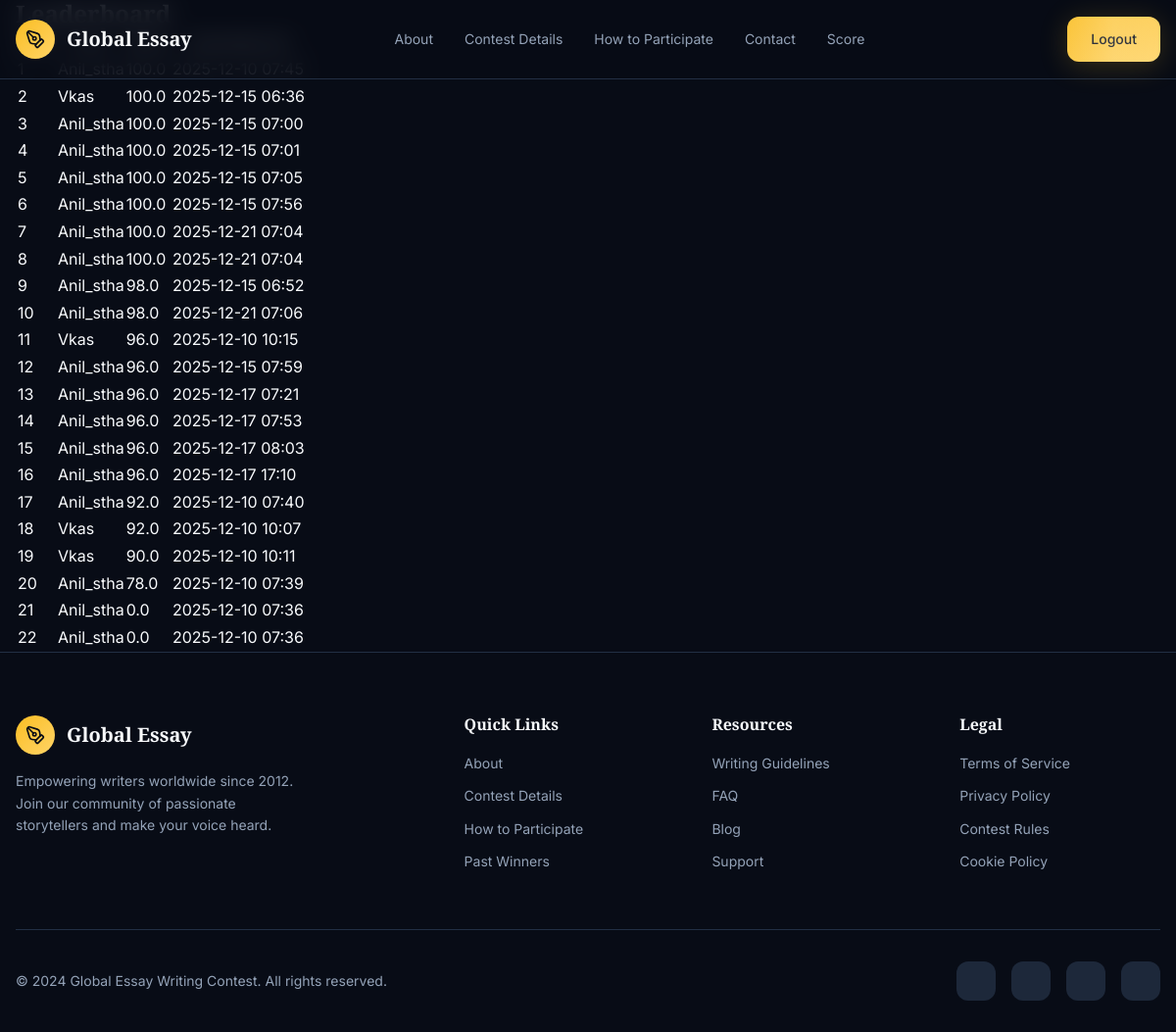
The page /ranking/ (signed in) on the database its author committed.
### task/models.py (models this page shows, shortened)
class UserTask(models.Model):
    user = models.ForeignKey(User, on_delete=models.CASCADE)
    essay_title = models.CharField(max_length=255)
    essay_text = models.TextField()
    score = models.FloatField(default=0)
    grammar_errors = models.IntegerField(default=0)
    spelling_errors = models.IntegerField(default=0)
    total_errors = models.IntegerField(default=0)
    word_count = models.IntegerField(default=0)
    submitted_at = models.DateTimeField(auto_now_add=True)

### task/views.py (the view)
# urls.py: path("ranking/", views.ranking, name="ranking"),
@login_required
def ranking(request):
    rankings = UserTask.objects.order_by("-score", "submitted_at")
    return render(request, "ranking.html", {"rankings": rankings})

### task/templates/ranking.html
{% extends "base.html" %}
{% block content %}
<div class="container mt-5">
    <h2>Leaderboard</h2>
    <table class="table table-striped mt-4">
        <thead>
            <tr>
                <th>Rank</th>
                <th>User</th>
                <th>Score</th>
                <th>Submitted At</th>
            </tr>
        </thead>
        <tbody>
            {% for item in rankings %}
            <tr>
                <td>{{ forloop.counter }}</td>
                <td>{{ item.user.username }}</td>
                <td>{{ item.score }}</td>
                <td>{{ item.submitted_at|date:"Y-m-d H:i" }}</td>
            </tr>
            {% endfor %}
        </tbody>
    </table>
</div>
{% endblock %}

### Main/Templates/base.html (shortened to what this page needs)
{% load static%}
<!DOCTYPE html>
<html lang="en">
  <head>
    <link rel="stylesheet" href="{% static 'css/style.css'%}" />
  </head>
  <body>
    <nav class="navbar">
      <div class="container">
        <div class="navbar-inner">
          <a href="{% url 'home' %}" class="navbar-logo">
            <div class="navbar-logo-icon">
              <i
                data-lucide="pen-tool"
                style="
                  width: 20px;
                  height: 20px;
                  color: var(--primary-foreground);
                "
              ></i>
            </div>
            <span class="navbar-logo-text">Global Essay</span>
          </a>
          <div class="navbar-links">
            <a href="#about" class="navbar-link">About</a>
            <a href="#contest" class="navbar-link">Contest Details</a>
            <a href="#participate" class="navbar-link">How to Participate</a>
            <a href="#contact" class="navbar-link">Contact</a>
            <a href="{% url 'tasks:all_scores' %}" class="navbar-link">Score</a>
          </div>
          {% if user.is_authenticated %}
          <div class="navbar-cta">
            <a href="{% url 'logout' %}" class="btn btn-primary">Logout</a>
          </div>
          {% else %}
          <div class="navbar-cta">
            <a href="{% url 'login' %}" class="btn btn-primary">Login</a>
          </div>
          {% endif %}
        </div>
      </div>
    </nav>
    {% block content %} {% endblock %}
    <footer id="contact" class="footer">
      <div class="container">
        <div class="footer-grid">
          <div class="footer-brand">
            <div class="footer-logo">
              <div class="footer-logo-icon">
                <i
                  data-lucide="pen-tool"
                  style="
                    width: 20px;
                    height: 20px;
                    color: var(--primary-foreground);
                  "
                ></i>
              </div>
              <span class="footer-logo-text">Global Essay</span>
            </div>
            <p>
              Empowering writers worldwide since 2012. Join our community of
              passionate storytellers and make your voice heard.
            </p>
          </div>
          <div>
            <h4 class="footer-col-title">Quick Links</h4>
            <ul class="footer-links">
              <li><a href="#about">About</a></li>
              <li><a href="#contest">Contest Details</a></li>
              <li><a href="#participate">How to Participate</a></li>
              <li><a href="#">Past Winners</a></li>
            </ul>
          </div>
          <div>
            <h4 class="footer-col-title">Resources</h4>
            <ul class="footer-links">
              <li><a href="#">Writing Guidelines</a></li>
              <li><a href="#">FAQ</a></li>
              <li><a href="#">Blog</a></li>
              <li><a href="#">Support</a></li>
            </ul>
          </div>
          <div>
            <h4 class="footer-col-title">Legal</h4>
            <ul class="footer-links">
              <li><a href="#">Terms of Service</a></li>
              <li><a href="#">Privacy Policy</a></li>
              <li><a href="#">Contest Rules</a></li>
              <li><a href="#">Cookie Policy</a></li>
            </ul>
          </div>
        </div>
        <div class="footer-bottom">
          <p class="footer-copyright">
            © 2024 Global Essay Writing Contest. All rights reserved.
          </p>
          <div class="footer-social">
            <a href="https://x.com/" aria-label="Twitter">
              <i data-lucide="twitter" style="width: 20px; height: 20px"></i>
            </a>
            <a href="https://www.facebook.com/" aria-label="Facebook">
              <i data-lucide="facebook" style="width: 20px; height: 20px"></i>
            </a>
            <a href="https://www.instagram.com/" aria-label="Instagram">
              <i data-lucide="instagram" style="width: 20px; height: 20px"></i>
            </a>
            <a href="https://www.linkedin.com/" aria-label="LinkedIn">
              <i data-lucide="linkedin" style="width: 20px; height: 20px"></i>
            </a>
          </div>
        </div>
      </div>
    </footer>
  </body>
</html>

### Main/static/css/style.css (style rules this page uses)
.navbar { position: fixed; top: 0; left: 0; right: 0; z-index: 50; background: hsla(222, 47%, 6%, 0.8); backdrop-filter: blur(12px); border-bottom: 1px solid var(--border); }
.navbar-inner { display: flex; align-items: center; justify-content: space-between; height: 80px; }
.navbar-logo { display: flex; align-items: center; gap: 0.75rem; }
.navbar-logo-icon { width: 40px; height: 40px; background: var(--gradient-gold); border-radius: 50%; display: flex; align-items: center; justify-content: center; }
.navbar-logo-text { font-family: var(--font-display); font-size: 1.25rem; font-weight: 700; color: var(--foreground); }
.navbar-links { display: none; align-items: center; gap: 2rem; }
.navbar-link { color: var(--muted-foreground); font-size: 0.875rem; transition: color 0.3s; }
.navbar-cta { display: none; }
@media (min-width: 768px) { .navbar-links { display: flex; } }
@media (min-width: 768px) { .navbar-cta { display: block; } }
.footer { padding: 4rem 0 2rem; background: var(--background); border-top: 1px solid var(--border); }
.footer-grid { display: grid; gap: 3rem; margin-bottom: 3rem; }
.footer-brand { max-width: 300px; }
.footer-logo { display: flex; align-items: center; gap: 0.75rem; margin-bottom: 1rem; }
.footer-logo-icon { width: 40px; height: 40px; background: var(--gradient-gold); border-radius: 50%; display: flex; align-items: center; justify-content: center; }
.footer-logo-text { font-family: var(--font-display); font-size: 1.25rem; font-weight: 700; }
.footer-brand p { color: var(--muted-foreground); font-size: 0.875rem; line-height: 1.6; }
.footer-col-title { font-family: var(--font-display); font-size: 1rem; margin-bottom: 1rem; color: var(--foreground); }
.footer-links { list-style: none; }
.footer-links li { margin-bottom: 0.5rem; }
.footer-links a { color: var(--muted-foreground); font-size: 0.875rem; transition: color 0.3s; }
.footer-bottom { padding-top: 2rem; border-top: 1px solid var(--border); display: flex; flex-direction: column; gap: 1rem; align-items: center; text-align: center; }
.footer-copyright { color: var(--muted-foreground); font-size: 0.875rem; }
.footer-social { display: flex; gap: 1rem; }
.footer-social a { width: 40px; height: 40px; display: flex; align-items: center; justify-content: center; background: var(--secondary); border-radius: var(--radius); color: var(--muted-foreground); transition: all 0.3s; }
@media (min-width: 768px) { .footer-grid { grid-template-columns: 2fr 1fr 1fr 1fr; } }
@media (min-width: 768px) { .footer-bottom { flex-direction: row; justify-content: space-between; } }

### rows shown on the page
UserTask: user.username "Anil_stha", score "100.0", submitted_at "2025-12-10 07:45"
UserTask: user.username "Vkas", score "100.0", submitted_at "2025-12-15 06:36"
UserTask: user.username "Anil_stha", score "100.0", submitted_at "2025-12-15 07:00"
UserTask: user.username "Anil_stha", score "100.0", submitted_at "2025-12-15 07:01"
UserTask: user.username "Anil_stha", score "100.0", submitted_at "2025-12-15 07:05"
UserTask: user.username "Anil_stha", score "100.0", submitted_at "2025-12-15 07:56"
UserTask: user.username "Anil_stha", score "100.0", submitted_at "2025-12-21 07:04"
UserTask: user.username "Anil_stha", score "100.0", submitted_at "2025-12-21 07:04"
UserTask: user.username "Anil_stha", score "98.0", submitted_at "2025-12-15 06:52"
UserTask: user.username "Anil_stha", score "98.0", submitted_at "2025-12-21 07:06"
UserTask: user.username "Vkas", score "96.0", submitted_at "2025-12-10 10:15"
UserTask: user.username "Anil_stha", score "96.0", submitted_at "2025-12-15 07:59"
UserTask: user.username "Anil_stha", score "96.0", submitted_at "2025-12-17 07:21"
UserTask: user.username "Anil_stha", score "96.0", submitted_at "2025-12-17 07:53"
UserTask: user.username "Anil_stha", score "96.0", submitted_at "2025-12-17 08:03"
UserTask: user.username "Anil_stha", score "96.0", submitted_at "2025-12-17 17:10"
UserTask: user.username "Anil_stha", score "92.0", submitted_at "2025-12-10 07:40"
UserTask: user.username "Vkas", score "92.0", submitted_at "2025-12-10 10:07"
UserTask: user.username "Vkas", score "90.0", submitted_at "2025-12-10 10:11"
UserTask: user.username "Anil_stha", score "78.0", submitted_at "2025-12-10 07:39"
UserTask: user.username "Anil_stha", score "0.0", submitted_at "2025-12-10 07:36"
UserTask: user.username "Anil_stha", score "0.0", submitted_at "2025-12-10 07:36"
